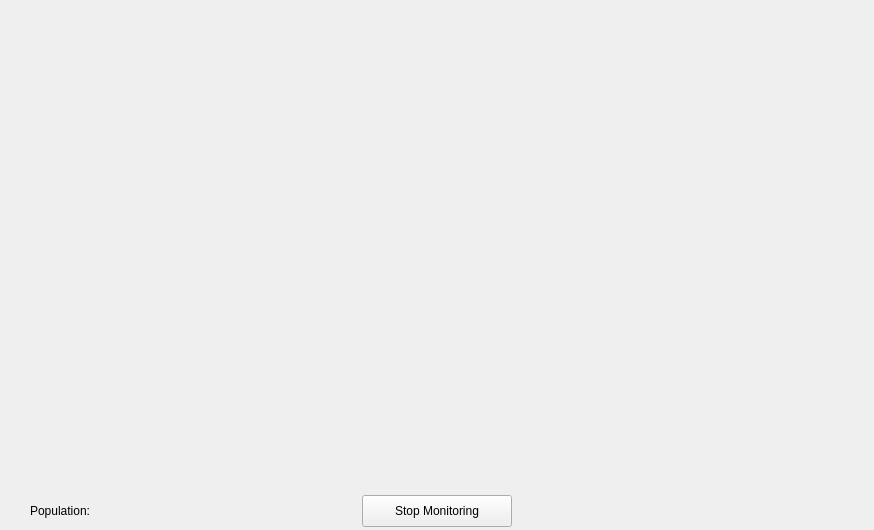
<?xml version="1.0" encoding="UTF-8"?>
<ui version="4.0">
 <class>MainWindow</class>
 <widget class="QMainWindow" name="MainWindow">
  <property name="geometry">
   <rect>
    <x>0</x>
    <y>0</y>
    <width>874</width>
    <height>530</height>
   </rect>
  </property>
  <property name="minimumSize">
   <size>
    <width>874</width>
    <height>530</height>
   </size>
  </property>
  <property name="maximumSize">
   <size>
    <width>874</width>
    <height>530</height>
   </size>
  </property>
  <property name="windowTitle">
   <string>Object Detection</string>
  </property>
  <widget class="QWidget" name="centralwidget">
   <widget class="QLabel" name="label_detection">
    <property name="geometry">
     <rect>
      <x>10</x>
      <y>10</y>
      <width>854</width>
      <height>480</height>
     </rect>
    </property>
    <property name="text">
     <string/>
    </property>
   </widget>
   <widget class="QPushButton" name="stop_detection_button">
    <property name="geometry">
     <rect>
      <x>362</x>
      <y>495</y>
      <width>150</width>
      <height>32</height>
     </rect>
    </property>
    <property name="text">
     <string>Stop Monitoring</string>
    </property>
   </widget>
   <widget class="QLabel" name="label_population">
    <property name="geometry">
     <rect>
      <x>30</x>
      <y>500</y>
      <width>101</width>
      <height>21</height>
     </rect>
    </property>
    <property name="text">
     <string>Population: </string>
    </property>
   </widget>
  </widget>
 </widget>
 <resources/>
 <connections/>
</ui>
